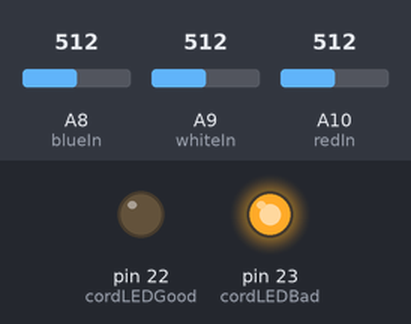
Simulated run of this sketch. Board: Arduino Mega 2560, built with avr-gcc and run on an emulated ATmega2560. On the bench: output pins drawn as LEDs (lit = HIGH). Inputs (shaded band) come from the test bench; at power-on: A8 (blueIn) = 512, A9 (whiteIn) = 512, A10 (redIn) = 512.

Above: at 0.1 s.
Timing chart, 0 to 1.6 s (numbered marks = the images above):
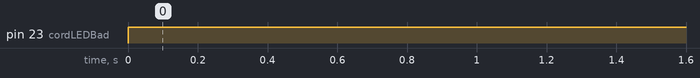

Measured:
- by itself, pin 23 (cordLEDBad): LOW → HIGH at 0.00 s

The sketch:

Cords.ino
```cpp
#define blueIn      A8
#define whiteIn     A9
#define redIn       A10
#define cordLEDGood 22
#define cordLEDBad  23

void setup() {

pinMode(blueIn, INPUT);
pinMode(whiteIn, INPUT);
pinMode(redIn, INPUT);
pinMode(cordLEDGood, OUTPUT);
pinMode(cordLEDBad, OUTPUT);
Serial.begin(9600);

}

void loop() {
  cords();

}

boolean cords(){

  int blueLevel = analogRead(blueIn);
  int whiteLevel = analogRead(whiteIn);
  int redLevel = analogRead(redIn);

  if((blueLevel > 120 && blueLevel < 130) &&
     (whiteLevel > 380 && whiteLevel < 390) &&
     (redLevel >1020 && redLevel < 1028)){
      digitalWrite(cordLEDGood, HIGH);
      digitalWrite(cordLEDBad, LOW);
      return true;
     }else{
      digitalWrite(cordLEDGood, LOW);
      digitalWrite(cordLEDBad, HIGH);
      return false;
     }


}
```
